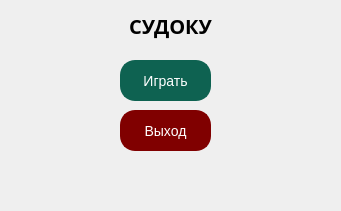
  <widget class="QWidget" name="menuWidget" native="true">
   <property name="geometry">
    <rect>
     <x>80</x>
     <y>130</y>
     <width>341</width>
     <height>211</height>
    </rect>
   </property>
   <widget class="QPushButton" name="play_button">
    <property name="enabled">
     <bool>true</bool>
    </property>
    <property name="geometry">
     <rect>
      <x>120</x>
      <y>60</y>
      <width>91</width>
      <height>41</height>
     </rect>
    </property>
    <property name="styleSheet">
     <string notr="true">QPushButton {
    border: 2px solid #0e6251; /* цвет обводки кнопки */
    border-radius: 15px; /* более сильное закругление углов */
    background-color: #0e6251; /* темно-зеленый цвет фона кнопки */
    color: white; /* цвет текста */
    padding: 8px 16px; /* отступы внутри кнопки */
    font-size: 14px; /* размер шрифта */
}

QPushButton:hover {
    background-color: #117a65; /* изменение цвета фона при наведении */
    border-color: #117a65; /* изменение цвета обводки при наведении */
}

QPushButton:pressed {
    background-color: #0a4c3e; /* изменение цвета фона при нажатии */
    border-color: #0a4c3e; /* изменение цвета обводки при нажатии */
}
</string>
    </property>
    <property name="text">
     <string>Играть</string>
    </property>
   </widget>
   <widget class="QPushButton" name="exit_button">
    <property name="geometry">
     <rect>
      <x>120</x>
      <y>110</y>
      <width>91</width>
      <height>41</height>
     </rect>
    </property>
    <property name="styleSheet">
     <string notr="true">QPushButton {
    border: 2px solid #800000; /* цвет обводки кнопки */
    border-radius: 15px; /* закругление углов */
    background-color: #800000; /* темно-бардовый цвет фона кнопки */
    color: white; /* цвет текста */
    padding: 8px 16px; /* отступы внутри кнопки */
    font-size: 14px; /* размер шрифта */
}

QPushButton:hover {
    background-color: #a52a2a; /* изменение цвета фона при наведении */
    border-color: #a52a2a; /* изменение цвета обводки при наведении */
}

QPushButton:pressed {
    background-color: #600000; /* изменение цвета фона при нажатии */
    border-color: #600000; /* изменение цвета обводки при нажатии */
}
</string>
    </property>
    <property name="text">
     <string>Выход</string>
    </property>
   </widget>
   <widget class="QLabel" name="menu_label">
    <property name="geometry">
     <rect>
      <x>80</x>
      <y>0</y>
      <width>181</width>
      <height>51</height>
     </rect>
    </property>
    <property name="font">
     <font>
      <family>Book Antiqua</family>
      <pointsize>-1</pointsize>
      <italic>false</italic>
      <bold>true</bold>
     </font>
    </property>
    <property name="styleSheet">
     <string notr="true">QLabel {
    font-size: 20px;
    text-transform: uppercase;
    color: #000;
}
</string>
    </property>
    <property name="text">
     <string>СУДОКУ</string>
    </property>
    <property name="alignment">
     <set>Qt::AlignCenter</set>
    </property>
   </widget>
  </widget>
